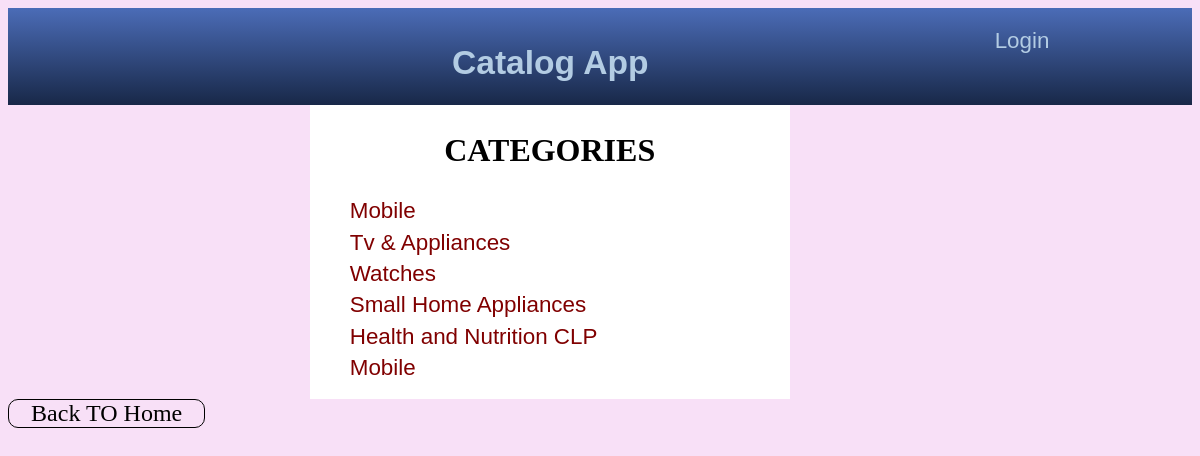
The app's page /catalog/categories/ with its own data.
### database_setup.py (models this page shows, shortened)
class Category(Base):
    __tablename__ = "category"
    id_ = Column(Integer, primary_key=True)
    name = Column(String(30), nullable=False)
    user_id = Column(Integer, ForeignKey('user.id_'))
    user = relationship(User)

### application.py (the view)
@app.route('/catalog/categories/')
def show_category():
    categories = session.query(Category).all()
    if login_session.get('username') is None:
        return render_template('public_category.html', categories=categories)
    else:
        return render_template('category.html',
                               categories=categories,
                               login_session=login_session)

### templates/public_category.html (shortened to what this page needs)
{% extends "layout.html" %}
{% block head %}
	<link href="{{url_for('static', filename = 'main.css')}}" rel = "stylesheet" type="text/css">
	<link href="{{url_for('static', filename = 'public_category.css')}}" rel = "stylesheet" type="text/css">
{% endblock %}
{% block login_logout_link %}
<a href="/catalog/login/" id="login_link">Login</a>
{%  endblock %}
{% block main %}
<article id="category_article">
<h2 id="category_heading"><a href="{{url_for('show_category')}}">Categories</a></h2>
<ul id="category_list">
	{% for category in categories %}
	<a href="{{url_for('show_category_item', category_id = category.id_)}}"><li class= "items">{{category.name}}</a></li>
	{% endfor %}
</ul>
</article>
{% endblock%}

### static/main.css (style rules this page uses)
* { box-sizing: border-box; text-decoration: none; }
html { margin: 0; padding: 0; background-color:#F8E0F7; }
body { background-color: white; }
header a { font-family: Arial; font-size: 1.4em; color: #B3CCE3 !important; }
header a { grid-column: 11/-1; grid-row: 1/3; padding-top: 20px; }
li a { color: maroon !important; }

### static/public_category.css (style rules this page uses)
article { grid-column: 4/9; grid-row: 1/10; background-color: white; }
#category_heading { font-family: fantasy; font-size: 2em; text-transform: uppercase; text-align: center; }
.items { grid-column: 5/-1; font-family: sans-serif; font-size: 1.4em; line-height: 1.4em; list-style-type: none; }
a { color: black; }

### records on screen
Category: name "Mobile"
Category: name "Tv & Appliances"
Category: name "Watches"
Category: name "Small Home Appliances"
Category: name "Health and Nutrition CLP"
Category: name "Mobile"
